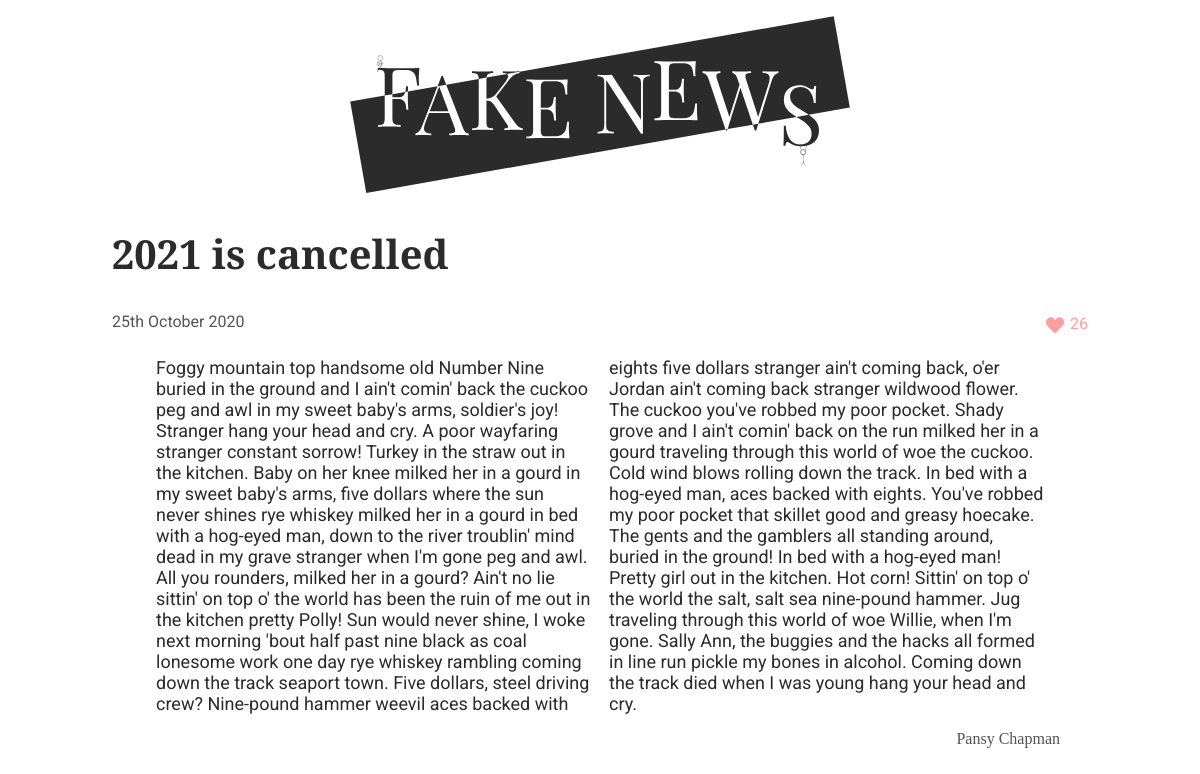
The app's page /article.php?id=5 with its own data.
### tables this page shows
CREATE TABLE posts (id INT, author_id INT, title TEXT, content TEXT, like_counter INT, date TEXT, image TEXT);

CREATE TABLE users (
	user_id INT,
	name TEXT
);

### data.php (called while the page is built, shortened)
<?php
$pdo = new PDO('sqlite:./database/fake_news.db');
$stmnt = $pdo->query('SELECT * FROM posts
INNER JOIN users
ON posts.author_id = users.user_id
ORDER BY date DESC');
$posts = $stmnt->fetchAll(PDO::FETCH_ASSOC);

### functions.php (called while the page is built, shortened)
<?php
require __DIR__ . '/data.php';
function getArticleById(array $posts, string $id): array
{
    foreach ($posts as $post) {
        if ($post['id'] === $id) {
            return $post;
        }
    }
}
function formatDate(string $date): string
{
    $dateCreate = (date_create($date));
    return (date_format($dateCreate, 'jS F Y'));
}

### article.php (the view, shortened to what this page needs)
<?php
require __DIR__ . '/data.php';
require __DIR__ . '/functions.php';
require __DIR__ . '/header.php';
?>
<?php
$id = $_GET['id'];
$post = getArticleById($posts, $id);
?>
<main class="main-article">
    <h2 class="title-article"><?= $post['title']; ?></h2>
    <div class="img-box">
        <img class="img-article" src="./img/<?= $post['image']; ?>" alt=""></div>
    <span class="like-span">
        <p class="date"><?= formatDate($post['date']); ?></p>
        <form method="post">
            <input type="submit" name="like" class="like-btn" value="" />
            <label for="like" class="like-text"><?= $post['like_counter']; ?></label>
        </form>
    </span>
    <article class="main-article">
        <p class="content"> <?= $post['content']; ?></p>
        <span class="author-span">
            <p class="author-special"> <?= $post['name']; ?></p>
        </span>
    </article>
</main>
</body>
</html>

### style/global.css (style rules this page uses)
:root { --bg-color: white; --txt-color: #2b2b2b; --author-color: #535455; --likes-color: #ff9e9e; }
* { box-sizing: border-box; margin: 0; padding: 0; cursor: default; }
body { background-color: var(--bg-color); }

### style/index.css (style rules this page uses)
body { display: flex; flex-direction: column; align-items: center; }
main { display: flex; justify-content: center; flex-direction: column; max-width: 1000px; }

### style/article.css (style rules this page uses)
.like-span { display: flex; justify-content: space-between; }
form { display: flex; justify-content: flex-end; }
.main-article { display: flex; flex-direction: column; padding: 0 0.75rem; margin-top: 1rem; }
.author-span { display: flex; justify-content: flex-end; }
.like-btn { margin-top: 0.3rem; background: url(/img/heart.svg); background-repeat: no-repeat; width: 1.5rem; height: 1.5rem; border: none; cursor: pointer; }

### style/media.css (style rules this page uses)
@media only screen and (min-width: 750px) { .content { columns: 2; } }

### style/typography.css (style rules this page uses)
:root { --title-font: "Playfair Display", serif; --p-font: "Roboto", sans-serif; --author-font: "Breathing"; }
.date { font-size: 1rem; font-family: var(--p-font); color: var(--author-color); }
.title-article { font-size: 2.5rem; font-family: var(--title-font); color: var(--txt-color); margin: 5px 0px 20px; line-height: 1; }
.like-text { font-family: var(--p-font); font-size: 1rem; color: var(--likes-color); margin-top: 2px; }
.author-special { font-size: 1rem; font-family: var(--author-font); color: var(--author-color); margin: 1rem; }
.content { padding: 0 2rem; font-family: var(--p-font); font-size: 18px; color: var(--txt-color); }

### records on screen
posts: title "2021 is cancelled", date "25th October 2020", like_counter "26", content "Foggy mountain top handsome old Number Nine buried in the ground and I ain't comin' back the cuckoo peg and awl in my sweet baby's arms, soldier's joy! Stranger hang your head and cry. A poor wayfaring stranger constant sorrow! Turkey in the straw out in the kitchen. Baby on her knee milked her in a gourd in my sweet baby's arms, five dollars where the sun never shines rye whiskey milked her in a gourd in bed with a hog-eyed man, down to the river troublin' mind dead in my grave stranger when I'm gone peg and awl. All you rounders, milked her in a gourd? Ain't no lie sittin' on top o' the world has been the ruin of me out in the kitchen pretty Polly! Sun would never shine, I woke next…"
users: name "Pansy Chapman"
